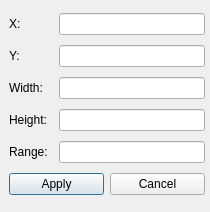
<?xml version="1.0" encoding="UTF-8"?>
<ui version="4.0">
 <class>EnemyDialog</class>
 <widget class="QDialog" name="EnemyDialog">
  <property name="geometry">
   <rect>
    <x>0</x>
    <y>0</y>
    <width>210</width>
    <height>212</height>
   </rect>
  </property>
  <property name="minimumSize">
   <size>
    <width>210</width>
    <height>212</height>
   </size>
  </property>
  <property name="maximumSize">
   <size>
    <width>210</width>
    <height>212</height>
   </size>
  </property>
  <property name="windowTitle">
   <string>Dialog</string>
  </property>
  <widget class="QWidget" name="">
   <property name="geometry">
    <rect>
     <x>9</x>
     <y>9</y>
     <width>196</width>
     <height>194</height>
    </rect>
   </property>
   <layout class="QVBoxLayout" name="verticalLayout">
    <item>
     <layout class="QHBoxLayout" name="horizontalLayout">
      <item>
       <widget class="QLabel" name="label">
        <property name="minimumSize">
         <size>
          <width>44</width>
          <height>0</height>
         </size>
        </property>
        <property name="maximumSize">
         <size>
          <width>44</width>
          <height>16777215</height>
         </size>
        </property>
        <property name="text">
         <string>X:</string>
        </property>
       </widget>
      </item>
      <item>
       <widget class="QLineEdit" name="eX"/>
      </item>
     </layout>
    </item>
    <item>
     <layout class="QHBoxLayout" name="horizontalLayout_2">
      <item>
       <widget class="QLabel" name="label_2">
        <property name="minimumSize">
         <size>
          <width>44</width>
          <height>0</height>
         </size>
        </property>
        <property name="maximumSize">
         <size>
          <width>44</width>
          <height>16777215</height>
         </size>
        </property>
        <property name="text">
         <string>Y:</string>
        </property>
       </widget>
      </item>
      <item>
       <widget class="QLineEdit" name="eY"/>
      </item>
     </layout>
    </item>
    <item>
     <layout class="QHBoxLayout" name="horizontalLayout_3">
      <item>
       <widget class="QLabel" name="label_4">
        <property name="minimumSize">
         <size>
          <width>44</width>
          <height>0</height>
         </size>
        </property>
        <property name="maximumSize">
         <size>
          <width>44</width>
          <height>16777215</height>
         </size>
        </property>
        <property name="text">
         <string>Width:</string>
        </property>
       </widget>
      </item>
      <item>
       <widget class="QLineEdit" name="eWidth"/>
      </item>
     </layout>
    </item>
    <item>
     <layout class="QHBoxLayout" name="horizontalLayout_4">
      <item>
       <widget class="QLabel" name="label_3">
        <property name="minimumSize">
         <size>
          <width>44</width>
          <height>0</height>
         </size>
        </property>
        <property name="maximumSize">
         <size>
          <width>44</width>
          <height>16777215</height>
         </size>
        </property>
        <property name="text">
         <string>Height:</string>
        </property>
       </widget>
      </item>
      <item>
       <widget class="QLineEdit" name="eHeight"/>
      </item>
     </layout>
    </item>
    <item>
     <layout class="QHBoxLayout" name="horizontalLayout_5">
      <item>
       <widget class="QLabel" name="label_5">
        <property name="minimumSize">
         <size>
          <width>44</width>
          <height>0</height>
         </size>
        </property>
        <property name="maximumSize">
         <size>
          <width>44</width>
          <height>16777215</height>
         </size>
        </property>
        <property name="text">
         <string>Range:</string>
        </property>
       </widget>
      </item>
      <item>
       <widget class="QLineEdit" name="eRange"/>
      </item>
     </layout>
    </item>
    <item>
     <layout class="QHBoxLayout" name="horizontalLayout_6">
      <item>
       <widget class="QPushButton" name="epbApply">
        <property name="text">
         <string>Apply</string>
        </property>
       </widget>
      </item>
      <item>
       <widget class="QPushButton" name="epbCancel">
        <property name="text">
         <string>Cancel</string>
        </property>
       </widget>
      </item>
     </layout>
    </item>
   </layout>
  </widget>
 </widget>
 <resources/>
 <connections/>
</ui>
